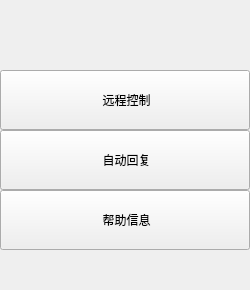
           <widget class="QWidget" name="page_23">
            <layout class="QVBoxLayout" name="verticalLayout_6">
             <property name="spacing">
              <number>0</number>
             </property>
             <property name="leftMargin">
              <number>0</number>
             </property>
             <property name="topMargin">
              <number>0</number>
             </property>
             <property name="rightMargin">
              <number>0</number>
             </property>
             <property name="bottomMargin">
              <number>0</number>
             </property>
             <item>
              <widget class="QWidget" name="verticalWidget_23" native="true">
               <property name="styleSheet">
                <string notr="true"/>
               </property>
               <layout class="QVBoxLayout" name="verticalLayout_23">
                <property name="spacing">
                 <number>0</number>
                </property>
                <property name="leftMargin">
                 <number>0</number>
                </property>
                <property name="topMargin">
                 <number>0</number>
                </property>
                <property name="rightMargin">
                 <number>0</number>
                </property>
                <property name="bottomMargin">
                 <number>0</number>
                </property>
                <item>
                 <spacer name="verticalSpacer_3">
                  <property name="orientation">
                   <enum>Qt::Vertical</enum>
                  </property>
                  <property name="sizeType">
                   <enum>QSizePolicy::Fixed</enum>
                  </property>
                  <property name="sizeHint" stdset="0">
                   <size>
                    <width>20</width>
                    <height>70</height>
                   </size>
                  </property>
                 </spacer>
                </item>
                <item>
                 <widget class="QToolButton" name="toolButton_21remote">
                  <property name="minimumSize">
                   <size>
                    <width>250</width>
                    <height>60</height>
                   </size>
                  </property>
                  <property name="maximumSize">
                   <size>
                    <width>250</width>
                    <height>60</height>
                   </size>
                  </property>
                  <property name="layoutDirection">
                   <enum>Qt::LeftToRight</enum>
                  </property>
                  <property name="autoFillBackground">
                   <bool>false</bool>
                  </property>
                  <property name="inputMethodHints">
                   <set>Qt::ImhNone</set>
                  </property>
                  <property name="text">
                   <string> 远程控制</string>
                  </property>
                  <property name="icon">
                   <iconset resource="img.qrc">
                    <normaloff>:/img/images/远程协助.png</normaloff>:/img/images/远程协助.png</iconset>
                  </property>
                  <property name="iconSize">
                   <size>
                    <width>25</width>
                    <height>25</height>
                   </size>
                  </property>
                  <property name="checkable">
                   <bool>true</bool>
                  </property>
                  <property name="checked">
                   <bool>false</bool>
                  </property>
                  <property name="autoRepeat">
                   <bool>false</bool>
                  </property>
                  <property name="toolButtonStyle">
                   <enum>Qt::ToolButtonTextBesideIcon</enum>
                  </property>
                  <property name="autoRaise">
                   <bool>false</bool>
                  </property>
                  <attribute name="buttonGroup">
                   <string notr="true">buttonGroup_mid</string>
                  </attribute>
                 </widget>
                </item>
                <item>
                 <widget class="QToolButton" name="toolButton_22reply">
                  <property name="minimumSize">
                   <size>
                    <width>250</width>
                    <height>60</height>
                   </size>
                  </property>
                  <property name="maximumSize">
                   <size>
                    <width>250</width>
                    <height>60</height>
                   </size>
                  </property>
                  <property name="text">
                   <string> 自动回复</string>
                  </property>
                  <property name="icon">
                   <iconset resource="img.qrc">
                    <normaloff>:/img/images/回复.png</normaloff>:/img/images/回复.png</iconset>
                  </property>
                  <property name="iconSize">
                   <size>
                    <width>25</width>
                    <height>25</height>
                   </size>
                  </property>
                  <property name="checkable">
                   <bool>true</bool>
                  </property>
                  <property name="toolButtonStyle">
                   <enum>Qt::ToolButtonTextBesideIcon</enum>
                  </property>
                  <attribute name="buttonGroup">
                   <string notr="true">buttonGroup_mid</string>
                  </attribute>
                 </widget>
                </item>
                <item>
                 <widget class="QToolButton" name="toolButton_23help">
                  <property name="minimumSize">
                   <size>
                    <width>250</width>
                    <height>60</height>
                   </size>
                  </property>
                  <property name="maximumSize">
                   <size>
                    <width>250</width>
                    <height>60</height>
                   </size>
                  </property>
                  <property name="text">
                   <string> 帮助信息</string>
                  </property>
                  <property name="icon">
                   <iconset resource="img.qrc">
                    <normaloff>:/img/images/帮助.png</normaloff>:/img/images/帮助.png</iconset>
                  </property>
                  <property name="iconSize">
                   <size>
                    <width>25</width>
                    <height>25</height>
                   </size>
                  </property>
                  <property name="checkable">
                   <bool>true</bool>
                  </property>
                  <property name="toolButtonStyle">
                   <enum>Qt::ToolButtonTextBesideIcon</enum>
                  </property>
                  <attribute name="buttonGroup">
                   <string notr="true">buttonGroup_mid</string>
                  </attribute>
                 </widget>
                </item>
                <item>
                 <spacer name="verticalSpacer_2">
                  <property name="orientation">
                   <enum>Qt::Vertical</enum>
                  </property>
                  <property name="sizeHint" stdset="0">
                   <size>
                    <width>20</width>
                    <height>40</height>
                   </size>
                  </property>
                 </spacer>
                </item>
               </layout>
              </widget>
             </item>
            </layout>
           </widget>
